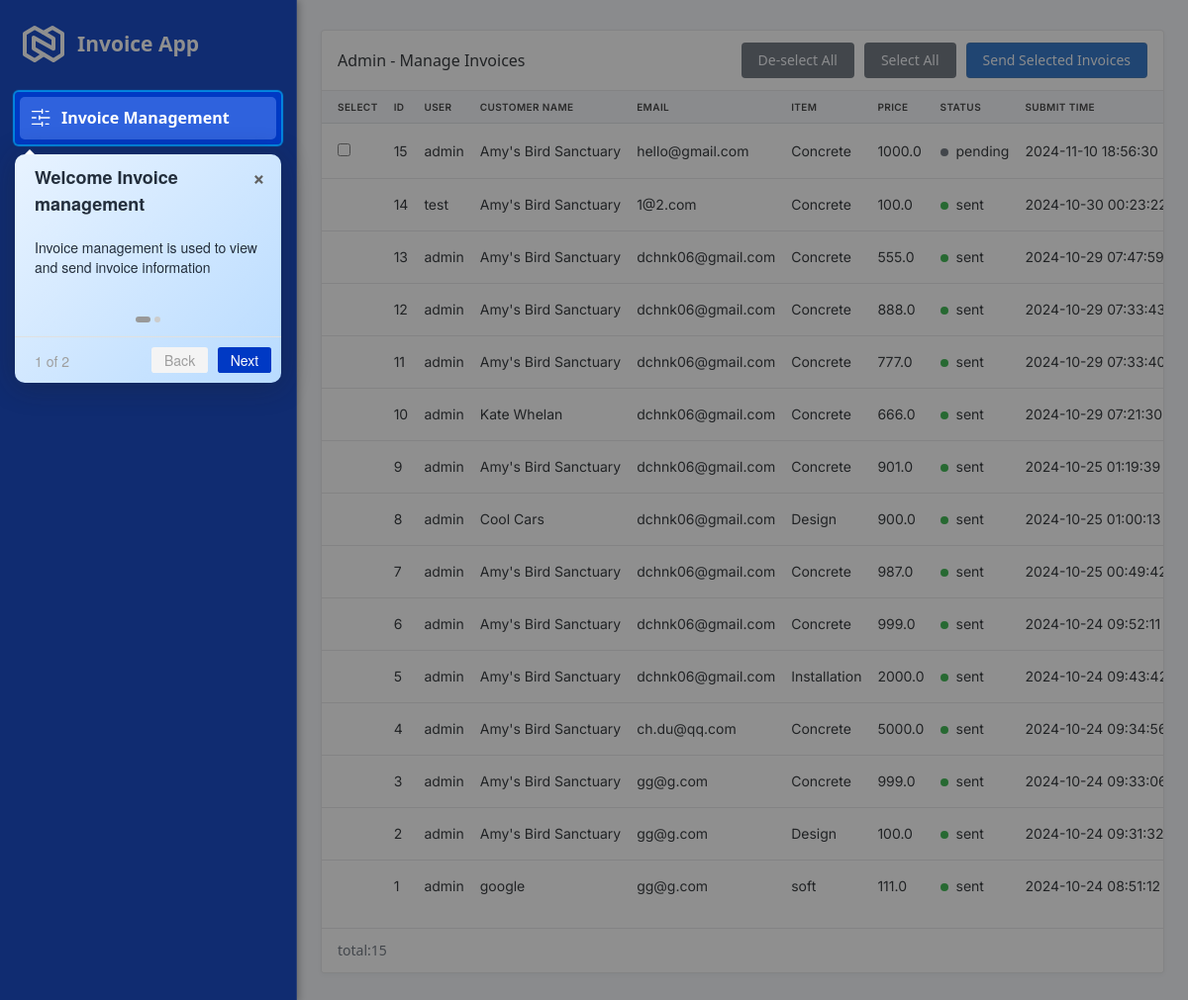
Screenshot of /admin/invoices (signed in) with the database file from the repository.
### models.py (models this page shows)
class Invoice(db.Model):
    id = db.Column(db.Integer, primary_key=True)
    customer_id = db.Column(db.String(30), nullable=True)
    customer_name = db.Column(db.String(100), nullable=False)
    customer_email = db.Column(db.String(100), nullable=False)
    item_id = db.Column(db.String(30), nullable=True)
    item = db.Column(db.String(200), nullable=False)
    price = db.Column(db.Float, nullable=False)
    status = db.Column(db.String(20), default='pending')
    submit_time = db.Column(db.DateTime, default=datetime.utcnow)
    send_time = db.Column(db.DateTime)
    user_id = db.Column(db.Integer, db.ForeignKey('user.id'), nullable=False)

class User(db.Model, UserMixin):
    id = db.Column(db.Integer, primary_key=True)
    username = db.Column(db.String(150), nullable=False, unique=True)
    password = db.Column(db.String(150), nullable=False)
    role = db.Column(db.String(50), nullable=False)  # 'user' or 'admin'
    invoices = db.relationship('Invoice', backref='owner', lazy=True)  #  'owner'

### app.py (the view, shortened to what this page needs)
@app.route('/admin/invoices', methods=['GET', 'POST'])
@login_required
def admin_invoices():
    if current_user.role != 'admin':
        return redirect(url_for('dashboard'))
    invoices = Invoice.query.options(db.joinedload(Invoice.owner)).order_by(desc(Invoice.submit_time)).all()
    return render_template('admin_invoices.html', invoices=invoices)

### app.py (called while the page is built)
@login_manager.user_loader
def load_user(user_id):
    return User.query.get(int(user_id))

### templates/admin_invoices.html (shortened to what this page needs)
{% extends "base.html" %}
{% block content %}
<div id="intro1-2">
<form method="POST" action="{{ url_for('admin_invoices') }}">
    <div class="card">
        <div class="card-header">
         <h3 class="card-title" style="width: 0px;flex-grow: 1">Admin - Manage Invoices</h3>
          <button type="button" class="btn btn-secondary" style="margin-right:10px" id="de_select_all">De-select All</button>
          <button type="button" class="btn btn-secondary"  style="margin-right:10px" id="select_all">Select All</button>
          <button type="submit" class="btn btn-primary">Send Selected Invoices</button>
       </div>
        <div class="table-responsive">
    <table class="table card-table table-vcenter text-nowrap datatable mt-0" style="font-family: var(--tblr-font-sans-serif);">
        <thead>
            <tr>
                <th style="color: #333;width:5%">Select</th>
                <th style="color: #333;width:5%">ID</th>
                <th style="color: #333;width:5%">User</th>
                <th style="color: #333;width:15%">Customer Name</th>
                <th style="color: #333;width:10%">Email</th>
                <th style="color: #333;width:5%">Item</th>
                <th style="color: #333;width:5%">Price</th>
                <th style="color: #333;width:5%">Status</th>
                <th style="color: #333;width:15%">Submit Time</th>
            </tr>
        </thead>
        <tbody style="font-size: 14px;color:#656d77;">
            {% for invoice in invoices %}
            <tr>
                <td  >
                    {% if invoice.status == 'pending' %}
                    <input type="checkbox" name="selected_invoices" value="{{ invoice.id }}">
                    {% endif %}
                </td>
                <td >{{ invoice.id }}</td>
                <td >{{ invoice.owner.username }}</td>
                <td  >{{ invoice.customer_name }}</td>
                <td  >{{ invoice.customer_email }}</td>
                <td  >{{ invoice.item }}</td>
                <td  >{{ invoice.price }}</td>
                <td>
                    {% if invoice.status == 'sent' %}
                    <span class="badge bg-success me-1"></span>
                    {% elif invoice.status == 'rejected' %}
                     <span class="badge bg-warning me-1"></span>
                    {% else %}
                      <span class="badge bg-secondary me-1"></span>
                    {% endif %}
                    {{ invoice.status }}
                </td>
                <td  >{{ invoice.submit_time.strftime('%Y-%m-%d %H:%M:%S') }}</td>
            </tr>
            {% endfor %}
        </tbody>
    </table>
            </div>
    <div class="card-footer d-flex align-items-center">
                    <p class="m-0 text-muted">total:{{ invoices|length }}</p>
                  </div>
    </div>
</form>
</div>
{% endblock %}

### templates/base.html (shortened to what this page needs)
<!DOCTYPE html>
<html lang="en">
<head>
    <link rel="stylesheet" href="https://cdn.jsdelivr.net/npm/bootstrap@5.3.0-alpha1/dist/css/bootstrap.min.css">
    <link rel="stylesheet" href="../static/css/introjs.min.css">
    <link rel="stylesheet" href="../static/css/styles.css">
    <link rel="stylesheet" href="../static/css/demo.min.css">
    <link rel="stylesheet" href="../static/css/tabler.min.css">
    <link rel="stylesheet" href="../static/css/tabler-flags.min.css">
    <link rel="stylesheet" href="../static/css/tabler-payments.min.css">
    <link rel="stylesheet" href="../static/css/tabler-vendors.min.css">
</head>
<body>
{% if request.endpoint != 'login' %}
<div class="sidebar">
    <div class="flex-x-bar" style="margin-bottom: 20px">
      <a class="navbar-brand" href="{{ url_for('admin_invoices') }}" style="color: #ffffff;">Invoice App</a>
    </div>
    <nav class="nav flex-column">
        <div class="flex-x-bar nav-link {% if request.endpoint == 'admin_invoices' %}active{% endif %}"
             id="intro1-1">
          <a href="{{ url_for('admin_invoices') }}" id="intro1-1-a">Invoice Management</a>
        </div>
        <div class="flex-x-bar nav-link {% if request.endpoint == 'dashboard' %}active{% endif %}"
             id="intro2-1">
          <a href="{{ url_for('dashboard') }}"  id="intro2-1-a">Invoices</a>
        </div>
        {% if current_user.role == 'admin' %}
        <div class="flex-x-bar nav-link {% if request.endpoint == 'user_management' %}active{% endif %}"
             id="intro3-1">
           <a href="{{ url_for('user_management') }}" id="intro3-1-a">User Management</a>
        </div>
        {% endif %}
        <div class="flex-x-bar nav-link mt-auto"
             id="intro4-1">
          <a href="{{ url_for('logout') }}">Logout</a>
        </div>
    </nav>
</div>
{% endif %}
<div class="main-content">
    <div class="container">
        {% block content %}{% endblock %}
    </div>
</div>
</body>
</html>

### static/css/styles.css (style rules this page uses)
body { background-color: #f8f9fa; }
table { margin-top: 20px; }
body input::placeholder { color: #d1d1d1 !important; }
.flex-x-bar { width: 100%; display: flex; align-items: center; }
.container { width: 100% !important; max-width: 100% !important; }

### rows the page displays
Invoice: id "15", owner.username "admin", customer_name "Amy's Bird Sanctuary", customer_email "hello@gmail.com", item "Concrete", price "1000.0", status "pending", submit_time "2024-11-10 18:56:30"
Invoice: id "14", owner.username "test", customer_name "Amy's Bird Sanctuary", customer_email "1@2.com", item "Concrete", price "100.0", status "sent", submit_time "2024-10-30…"
Invoice: id "13", owner.username "admin", customer_name "Amy's Bird Sanctuary", customer_email "dchnk06@gmail.com", item "Concrete", price "555.0", status "sent", submit_time "2024-10-29 07:47:59"
Invoice: id "12", owner.username "admin", customer_name "Amy's Bird Sanctuary", customer_email "dchnk06@gmail.com", item "Concrete", price "888.0", status "sent", submit_time "2024-10-29…"
Invoice: id "11", owner.username "admin", customer_name "Amy's Bird Sanctuary", customer_email "dchnk06@gmail.com", item "Concrete", price "777.0", status "sent", submit_time "2024-10-29…"
Invoice: id "10", owner.username "admin", customer_name "Kate Whelan", customer_email "dchnk06@gmail.com", item "Concrete", price "666.0", status "sent", submit_time "2024-10-29 07:21:30"
Invoice: id "9", owner.username "admin", customer_name "Amy's Bird Sanctuary", customer_email "dchnk06@gmail.com", item "Concrete", price "901.0", status "sent", submit_time "2024-10-25 01:19:39"
Invoice: id "8", owner.username "admin", customer_name "Cool Cars", customer_email "dchnk06@gmail.com", item "Design", price "900.0", status "sent", submit_time "2024-10-25 01:00:13"
Invoice: id "7", owner.username "admin", customer_name "Amy's Bird Sanctuary", customer_email "dchnk06@gmail.com", item "Concrete", price "987.0", status "sent", submit_time "2024-10-25…"
Invoice: id "6", owner.username "admin", customer_name "Amy's Bird Sanctuary", customer_email "dchnk06@gmail.com", item "Concrete", price "999.0", status "sent", submit_time "2024-10-24 09:52:11"
Invoice: id "5", owner.username "admin", customer_name "Amy's Bird Sanctuary", customer_email "dchnk06@gmail.com", item "Installation", price "2000.0", status "sent", submit_time "2024-10-24…"
Invoice: id "4", owner.username "admin", customer_name "Amy's Bird Sanctuary", customer_email "ch.du@qq.com", item "Concrete", price "5000.0", status "sent", submit_time "2024-10-24…"
Invoice: id "3", owner.username "admin", customer_name "Amy's Bird Sanctuary", customer_email "gg@g.com", item "Concrete", price "999.0", status "sent", submit_time "2024-10-24…"
Invoice: id "2", owner.username "admin", customer_name "Amy's Bird Sanctuary", customer_email "gg@g.com", item "Design", price "100.0", status "sent", submit_time "2024-10-24 09:31:32"
Invoice: id "1", owner.username "admin", customer_name "google", customer_email "gg@g.com", item "soft", price "111.0", status "sent", submit_time "2024-10-24 08:51:12"

### other values shown
{{ invoices|length }} "15"
